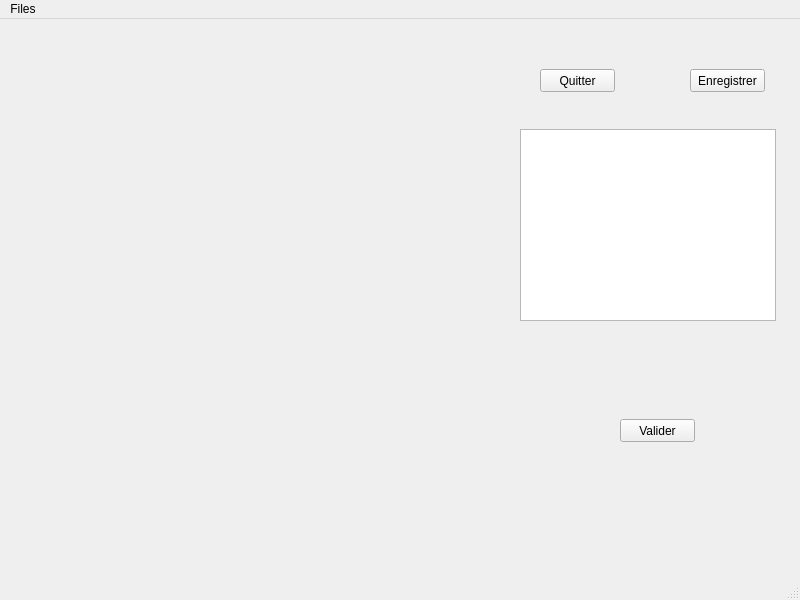
<?xml version="1.0" encoding="UTF-8"?>
<ui version="4.0">
 <class>mainWindow</class>
 <widget class="QMainWindow" name="mainWindow">
  <property name="geometry">
   <rect>
    <x>0</x>
    <y>0</y>
    <width>800</width>
    <height>600</height>
   </rect>
  </property>
  <property name="mouseTracking">
   <bool>true</bool>
  </property>
  <property name="windowTitle">
   <string>Jeu de Dames</string>
  </property>
  <property name="windowIcon">
   <iconset>
    <normaloff>icons/main icon.jpg</normaloff>icons/main icon.jpg</iconset>
  </property>
  <widget class="QWidget" name="centralwidget">
   <widget class="QWidget" name="conteneur" native="true">
    <property name="geometry">
     <rect>
      <x>10</x>
      <y>10</y>
      <width>501</width>
      <height>501</height>
     </rect>
    </property>
   </widget>
   <widget class="QPushButton" name="bout_quitter">
    <property name="geometry">
     <rect>
      <x>540</x>
      <y>50</y>
      <width>75</width>
      <height>23</height>
     </rect>
    </property>
    <property name="text">
     <string>Quitter</string>
    </property>
   </widget>
   <widget class="QPushButton" name="bout_enre">
    <property name="geometry">
     <rect>
      <x>690</x>
      <y>50</y>
      <width>75</width>
      <height>23</height>
     </rect>
    </property>
    <property name="text">
     <string>Enregistrer</string>
    </property>
   </widget>
   <widget class="QTextBrowser" name="textBrowser">
    <property name="geometry">
     <rect>
      <x>520</x>
      <y>110</y>
      <width>256</width>
      <height>192</height>
     </rect>
    </property>
    <property name="html">
     <string>&lt;!DOCTYPE HTML PUBLIC &quot;-//W3C//DTD HTML 4.0//EN&quot; &quot;http://www.w3.org/TR/REC-html40/strict.dtd&quot;&gt;
&lt;html&gt;&lt;head&gt;&lt;meta name=&quot;qrichtext&quot; content=&quot;1&quot; /&gt;&lt;style type=&quot;text/css&quot;&gt;
p, li { white-space: pre-wrap; }
&lt;/style&gt;&lt;/head&gt;&lt;body style=&quot; font-family:'MS Shell Dlg 2'; font-size:8.25pt; font-weight:400; font-style:normal;&quot;&gt;
&lt;p style=&quot;-qt-paragraph-type:empty; margin-top:0px; margin-bottom:0px; margin-left:0px; margin-right:0px; -qt-block-indent:0; text-indent:0px; font-family:'MS Shell Dlg 2';&quot;&gt;&lt;br /&gt;&lt;/p&gt;&lt;/body&gt;&lt;/html&gt;</string>
    </property>
   </widget>
   <widget class="QPushButton" name="bout_valider">
    <property name="geometry">
     <rect>
      <x>620</x>
      <y>400</y>
      <width>75</width>
      <height>23</height>
     </rect>
    </property>
    <property name="text">
     <string>Valider</string>
    </property>
   </widget>
  </widget>
  <widget class="QMenuBar" name="menubar">
   <property name="geometry">
    <rect>
     <x>0</x>
     <y>0</y>
     <width>800</width>
     <height>21</height>
    </rect>
   </property>
   <widget class="QMenu" name="menuFiles">
    <property name="title">
     <string>Files</string>
    </property>
    <widget class="QMenu" name="menuMode_de_jeu">
     <property name="title">
      <string>Mode de jeu</string>
     </property>
     <addaction name="action2_joueurs"/>
     <addaction name="actionordinateur"/>
    </widget>
    <addaction name="actionQuitter"/>
    <addaction name="menuMode_de_jeu"/>
   </widget>
   <addaction name="menuFiles"/>
  </widget>
  <widget class="QStatusBar" name="statusbar"/>
  <action name="actionQuitter">
   <property name="icon">
    <iconset>
     <normaloff>icons/quitter.png</normaloff>icons/quitter.png</iconset>
   </property>
   <property name="text">
    <string>Quitter</string>
   </property>
  </action>
  <action name="action2_joueurs">
   <property name="text">
    <string>2 joueurs</string>
   </property>
  </action>
  <action name="actionordinateur">
   <property name="text">
    <string>ordinateur</string>
   </property>
  </action>
 </widget>
 <resources/>
 <connections>
  <connection>
   <sender>bout_quitter</sender>
   <signal>clicked()</signal>
   <receiver>mainWindow</receiver>
   <slot>close()</slot>
   <hints>
    <hint type="sourcelabel">
     <x>673</x>
     <y>108</y>
    </hint>
    <hint type="destinationlabel">
     <x>648</x>
     <y>-26</y>
    </hint>
   </hints>
  </connection>
  <connection>
   <sender>actionQuitter</sender>
   <signal>triggered()</signal>
   <receiver>mainWindow</receiver>
   <slot>close()</slot>
   <hints>
    <hint type="sourcelabel">
     <x>-1</x>
     <y>-1</y>
    </hint>
    <hint type="destinationlabel">
     <x>399</x>
     <y>299</y>
    </hint>
   </hints>
  </connection>
 </connections>
</ui>
